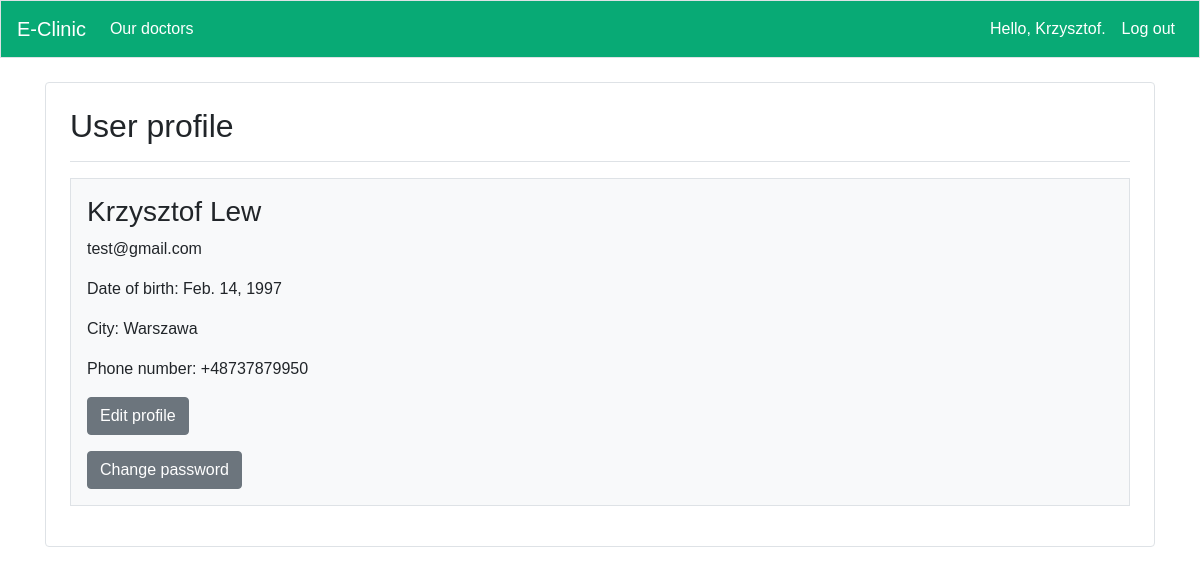
Before: /users/profile/ (signed in) with the older database file.
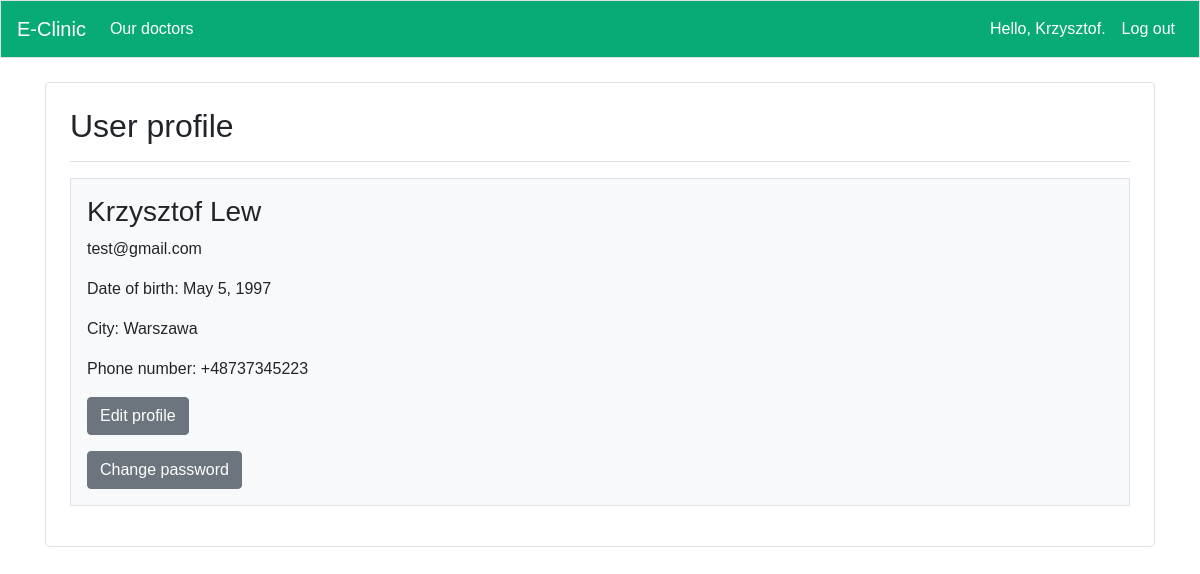
After: the same page with the newer database file.
### user/models.py (models this page shows, shortened)
class Profile(models.Model):
    user = models.OneToOneField(User,default=None, null=True, on_delete=models.CASCADE)
    phone_number = models.CharField(verbose_name=_lazy('phone_number'),
                                    max_length=15,
                                    blank=True,
                                    null=True,)
    city = models.CharField(verbose_name=_lazy('city'),
                            max_length=100,
                            blank=True,
                            null=True,)
    birth_date = models.DateField(null=True, blank=True)

### user/views.py (the view)
# urls.py: path('profile/', views.profile, name='profile'),
@login_required
def profile(request):
    profile = Profile.objects.get(user=request.user.id)
    return render(request, 'registration/profile.html',{'profile':profile})

### app/templatetags/user_tags.py (called while the page is built)
@register.filter(name='has_group')
def has_group(user, group_name):
    group = Group.objects.filter(name=group_name)
    if group:
        group = group.first()
        return group in user.groups.all()
    else:
        return False

### user/templates/registration/profile.html (shortened to what this page needs)
{% extends 'app/base.html' %}
{% load i18n %}
{% block page_header %}
<h2>{% trans "User profile"%}</h2>
{% endblock page_header %}
{% block content %}
<div class="container p-3 my-3 bg-light text-black border">
<h3>{{user.first_name}} {{user.last_name}}</h3>
<p>{{user.email}}</p>
<p>{% trans "Date of birth:"%} {{profile.birth_date}}</p>
<p>{% trans "City:"%} {{profile.city}}</p>
<p>{% trans "Phone number:"%} {{profile.phone_number}}</p>
<a class="btn btn-secondary" href="{% url 'user:edit_profile' %}">{% trans "Edit profile"%}</a>
<a class="btn btn-secondary" href="{% url 'user:change_password' %}">{% trans "Change password"%}</a>
</div>
{%endblock content%}

Changed rows visible on the page:
changed Profile "Warszawa": birth_date "Feb. 14, 1997" → "May 5, 1997"; phone_number "+48737879950" → "+48737345223"
